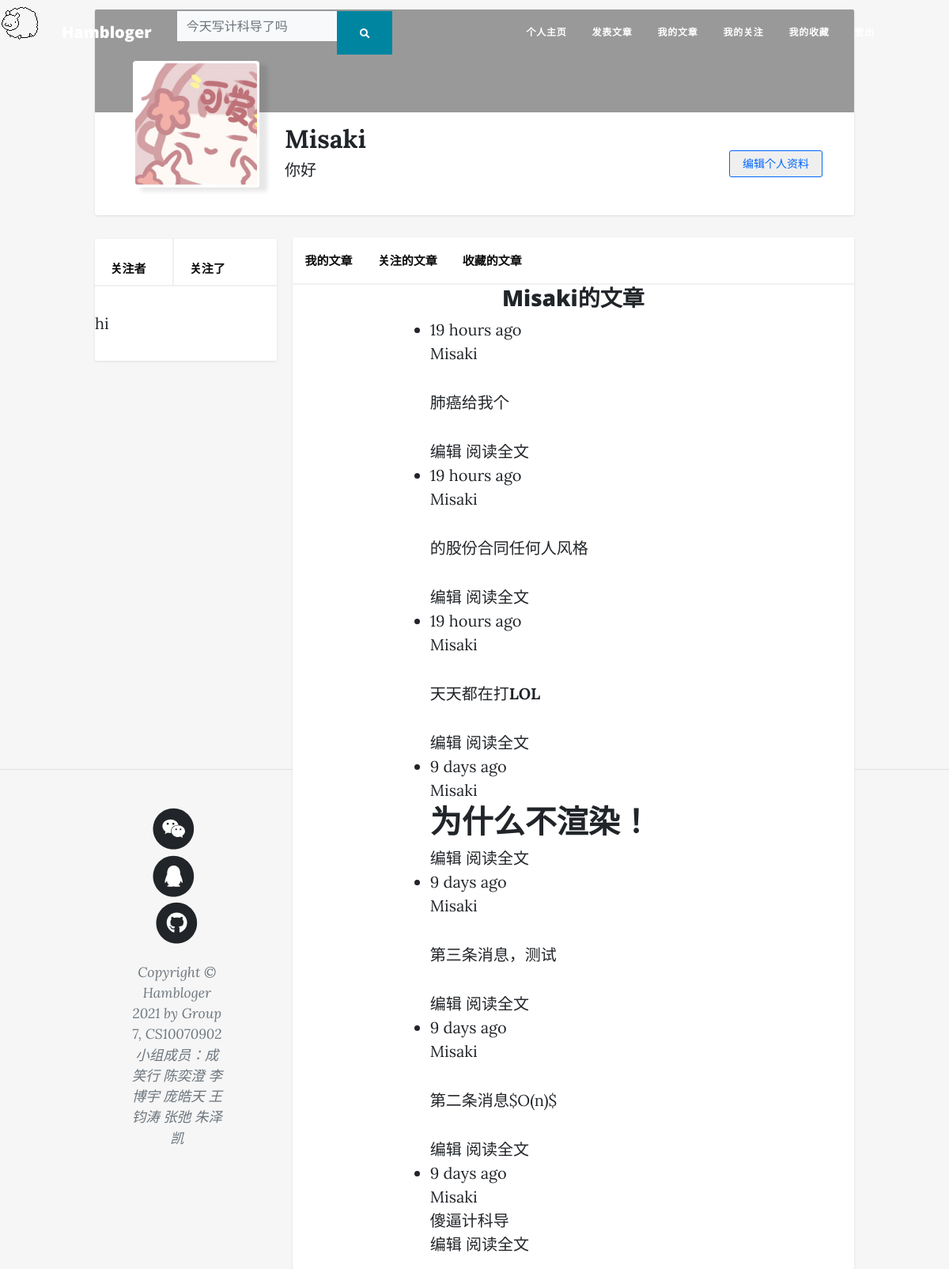
The app's page /user/Misaki (signed in) with its own data.
### app/models.py (models this page shows, shortened)
class User(UserMixin, db.Model):
    __tablename__ = 'users'
    id = db.Column(db.Integer, primary_key=True)
    email = db.Column(db.String(64), unique=True, index=True)
    username = db.Column(db.String(64), unique=True, index=True)
    role_id = db.Column(db.Integer, db.ForeignKey('roles.id'))  # 每一个用户只能有一个角色
    password_hash = db.Column(db.String(128))
    confirmed = db.Column(db.Boolean, default=True)
    name = db.Column(db.String(64))
    location = db.Column(db.String(64))
    about_me = db.Column(db.Text())
    member_since = db.Column(db.DateTime(), default=datetime.utcnow)
    last_seen = db.Column(db.DateTime(), default=datetime.utcnow)
    posts = db.relationship('Post', backref='author', lazy='dynamic')
    followed = db.relationship('Follow',
                               foreign_keys=[Follow.follower_id],
                               backref=db.backref('follower', lazy='joined'),
                               lazy='dynamic',
                               cascade='all, delete-orphan')
    followers = db.relationship('Follow',
                                foreign_keys=[Follow.followed_id],
                                backref=db.backref('followed', lazy='joined'),
                                lazy='dynamic',
                                cascade='all, delete-orphan')
    @property
    def password(self):
        raise AttributeError("Password is not a readable attribute")
    def can(self, perm):
        return self.role is not None and self.role.has_permission(perm)
    def is_administrator(self):
        return self.can(Permission.ADMIN)
    def ping(self):
        self.last_seen = datetime.utcnow()
        db.session.add(self)
        db.session.commit()

class Post(db.Model):
    __tablename__ = 'posts'
    id = db.Column(db.Integer, primary_key=True)
    body = db.Column(db.Text)
    body_html = db.Column(db.Text)
    timestamp = db.Column(db.DateTime, index=True, default=datetime.utcnow)
    author_id = db.Column(db.Integer, db.ForeignKey('users.id'))
    title = db.Column(db.String(64))
    sub_title = db.Column(db.String(64))

### app/main/views.py (the view)
@main.route('/user/<username>')
def user(username):
    user = User.query.filter_by(username=username).first()
    if user is None:
        abort(404)
    posts = user.posts.order_by(Post.timestamp.desc()).all()
    edit_post = Post.query.order_by(Post.id.desc()).first()
    return render_template('user.html', user=user, posts=posts, edit_post=edit_post)

### app/auth/views.py (called while the page is built)
@auth.before_app_request
def before_request():
    if current_user.is_authenticated:
        current_user.ping()
        if not current_user.confirmed and request.endpoint \
                and request.blueprint != 'auth' and request.endpoint != 'static':
            return redirect(url_for('auth.unconfirmed'))

### app/main/__init__.py (called while the page is built)
@main.app_context_processor
def inject_permissions():
    return dict(Permission=Permission)

### app/models.py (called while the page is built)
@login_manager.user_loader
def load_user(user_id):
    return User.query.get(int(user_id))

    def has_permission(self, perm):
        return self.permissions & perm == perm  # 使用位运算检查特定权限

### app/templates/user.html (shortened to what this page needs)
{% extends "base.html" %}
{% block head %}
<link href="{{ url_for('static',filename='css/user.css') }}" rel="stylesheet">
{% endblock %}
{% block page_content %}
<div class="page-container">
    <div class="user-container">
        <div class="user-cover-container">
        </div>
        <div class="user-profile-container">
            <div class="user-mask-container">
                <div class="user-mask">
                    <img src="{{url_for('static', filename='mask/test-1.jpeg')}}" class="user-mask-img">
                </div>
            </div>
            <div class="user-information-container">
                <div class="username-container">
                    <span class="username"> {{ user.name }} </span>
                </div>
                <div class="about_me-container">
                    {% if user.about_me %}<span class="about_me">{{ user.about_me }}</span>{% endif %}
                </div>
            </div>
            <div class="user-operation-container">
                {% if user == current_user %}
                <a href="{{ url_for('.edit_profile') }}">
                    <button type="button" class="edit-profile-button">
                        <span>编辑个人资料</span>
                    </button>
                </a>
                {% endif %}
            </div>
        </div>
    </div>
    <div class="content-container">
        <div class="main-content-container">
            <ul class="option-bar">
                <li class="option-item">
                    <a class="option-link" href="">
                        我的文章
                    </a>
                </li>
                <li class="option-item">
                    <a class = "option-link" href="">
                        关注的文章
                    </a>
                </li>
                <li class="option-item">
                    <a class="option-link" href="">
                        收藏的文章
                    </a>
                </li>
            </ul>
            <div class="main-content-box">
                <h3>
                    <div align="center">{{ user.username }}的文章</div>
                </h3>
                {% include '_posts.html' %}
            </div>
        </div>
        <div class="side-content-container">
            <ul class="side-content">
                <li class="side-content-left-item">
                    <a class = "option-link" href="{{ url_for('.followers', username=user.username) }}">
                        关注者 <span class="badge">{{ user.followers.count() - 1 }}</span>
                    </a>
                </li>
                <li class="side-content-right-item">
                    <a class = "option-link" href="{{ url_for('.followed_by', username=user.username) }}">
                        关注了 <span class="badge">{{ user.followed.count() - 1 }}</span>
                    </a>
                </li>
            </ul>
            <div class="side-content-bos">
                <p>
                hi
                </p>
            </div>
        </div>
    </div>
</div>
{% endblock %}

### app/templates/base.html (shortened to what this page needs)
<!DOCTYPE html>
<html lang="en">
<head>
    <link href="https://cdn.jsdelivr.net/npm/bootstrap-icons@1.5.0/font/bootstrap-icons.css" rel="stylesheet"/>
    <link href="{{ url_for('static', filename='css/admin.css') }}" rel="stylesheet"/>
    <link href="{{ url_for('static', filename='css/styles.css') }}" rel="stylesheet"/>
    <link href="{{ url_for('static', filename='css/base.css') }}" rel="stylesheet"/>
    {% block head %}
    {% endblock %}
</head>
<body id="page-top">
<nav class="navbar navbar-expand-lg navbar-light fixed-top py-2" id="mainNav">
    <div class="container px-4 px-lg-5">
        <a class="navbar-brand" href="/">Hambloger</a>
        <form class="d-none d-sm-inline-block form-inline mr-auto ml-md-3 my-2 my-md-0 mw-100 navbar-search">
            <div class="input-group">
                <input type="text" class="form-control bg-light border-0 small" placeholder="今天写计科导了吗"
                       aria-label="Search" aria-describedby="basic-addon2">
                <div class="input-group-append">
                    <button class="btn btn-primary" type="button">
                        <i class="fas fa-search fa-sm"></i>
                    </button>
                </div>
            </div>
        </form>
        <div class="collapse navbar-collapse" id="navbarResponsive">
            <ul class="navbar-nav nav nav-pills ms-auto py-4 py-lg-0">
                {% if current_user.is_authenticated %}
                <li class="nav-item">
                    <a class="nav-link px-lg-3 py-3 py-lg-4"
                       href="{{ url_for('main.user', username=current_user.username) }}">
                        <span>个人主页</span>
                    </a>
                </li>
                <li class="nav-item">
                    <a class="nav-link px-lg-3 py-3 py-lg-4"
                        href="{{ url_for('main.new', id=edit_post.id) }}">
                        <span>发表文章</span>
                    </a>
                </li>
                <li class="nav-item">
                    <a class="nav-link px-lg-3 py-3 py-lg-4" href="/">
                        <span>我的文章</span>
                    </a></li>
                <li class="nav-item">
                    <a class="nav-link px-lg-3 py-3 py-lg-4" href="/">
                        <span>我的关注</span>
                    </a>
                </li>
                <li class="nav-item">
                    <a class="nav-link px-lg-3 py-3 py-lg-4" href="/">
                        <span>我的收藏</span>
                    </a>
                </li>
                <li class="nav-item">
                    <a class="nav-link px-lg-3 py-3 py-lg-4" href="{{url_for('auth.logout')}}">
                        <span>登出</span>
                    </a>
                </li>
                {% endif %}
            </ul>
        </div>
    </div>
</nav>
<div class="main-container">
    {% block page_content %}
    {% endblock %}
</div>
<div class="mouse-follow"></div>
<footer class="border-top">
    <div class="container px-4 px-lg-5">
        <div class="row gx-4 gx-lg-5 justify-content-center">
            <div class="col-md-10 col-lg-8 col-xl-7">
                <ul class="list-inline text-center">
                    <li class="list-inline-item">
                        <a href="/">
                            <span class="fa-stack fa-lg">
                                <i class="fas fa-circle fa-stack-2x"></i>
                                <i class="fab fa-weixin fa-stack-1x fa-inverse"></i>
                            </span>
                        </a>
                    </li>
                    <li class="list-inline-item">
                        <a href="/">
                            <span class="fa-stack fa-lg">
                                <i class="fas fa-circle fa-stack-2x"></i>
                                <i class="fab fa-qq fa-stack-1x fa-inverse"></i>
                            </span>
                        </a>
                    </li>
                    <li class="list-inline-item">
                        <a href="https://github.com/vozeo/Hambloger">
                            <span class="fa-stack fa-lg">
                                <i class="fas fa-circle fa-stack-2x"></i>
                                <i class="fab fa-github fa-stack-1x fa-inverse"></i>
                            </span>
                        </a>
                    </li>
                </ul>
                <div class="small text-center text-muted fst-italic">Copyright &copy; Hambloger 2021 by Group 7,
                    CS10070902
                </div>
                <div class="small text-center text-muted fst-italic">小组成员：成笑行 陈奕澄 李博宇 庞皓天 王钧涛 张弛 朱泽凯</div>
            </div>
        </div>
    </div>
</footer>
</body>
</html>

### app/templates/_posts.html (shortened to what this page needs)
{% block head %}
    <link href="{{ url_for('static',filename='css/post.css') }}" rel="stylesheet">
{% endblock %}
<ul class='posts'>
    {% for post in posts %}
    <li class='post'>
        <div class="post-content">
            <div class="post-date">{{ moment(post.timestamp).fromNow() }}</div>
            <div class="post-author">
                <a href="{{ url_for('.user', username=post.author.username) }}">
                    {{ post.author.username }}
                </a>
            </div>
            <div class="post-body">
                {% if post.body_html %}
                    {{ post.body_html | safe }}
                {% else %}
                    {{ post.body }}
                {% endif %}
            </div>
            <div class="post-footer">
                {% if current_user == post.author %}
                <a href="{{ url_for('.edit', id=post.id) }}">
                    <span class="label label-primary">编辑</span>
                </a>
                {% endif %}
                <a href="{{ url_for('.post', id=post.id) }}">
                    <span class="label label-default">阅读全文</span>
                </a>
            </div>
        </div>
    </li>
    {% endfor %}
</ul>

### app/static/css/base.css (style rules this page uses)
body { background-color: rgb(246, 246, 246); margin: 0; padding: 0; }
div { margin: 0; padding: 0; display: block; }
.navbar { position: relative; top: -5px; left: -5px; width: 100%; margin: 0; padding: 0; display: block; }
footer { text-align: center; }
.mouse-follow { width: 50px; height: 50px; position: absolute; background-image: url('../icons/goat.gif'); background-size: cover; }
.page-container { display: block; margin-left: 15%; margin-right: 15%; width: 70%; }

### app/static/css/user.css (style rules this page uses)
.page-container { display: block; margin-left: 10%; margin-right: 10%; width: 80%; }
.user-container { display: block; background-color: rgb(255, 255, 255); margin-top: 12px; height: 260px; box-shadow: 0 1px 3px rgba(18, 18, 18, .1); border-radius: 2px; }
.user-cover-container { background-color: rgb(153, 153, 153); border-top-left-radius: 2px; border-top-right-radius: 2px; height: 50%; }
.user-profile-container { height: 50%; border-bottom-left-radius: 2px; border-bottom-right-radius: 2px; }
.user-mask-container { float: left; position: relative; top: -50%; left: 5%; width: 160px; height: 160px; }
.user-mask { background-color: rgb(255, 255, 255); width: 160px; height: 160px; box-shadow: 10px 5px 5px rgba(18, 18, 18, .1); border-radius: 4px; }
.user-mask-img { margin: 2%; width: 96%; height: 96%; border-radius: 4px; }
.user-information-container { float: left; margin-top: 10px; margin-left: 80px; width: 450px; }
.username { font-size: 32px; font-weight: 900; }
.about_me-container { height: 30px; overflow: hidden; }
.about_me { font-size: 20px; font-weight: 400; }
.user-operation-container { margin-top: 5%; float: right; }
.user-operation-container button { margin-right: 40px; padding: 0 16px; font-size: 14px; line-height: 32px; text-align: center; cursor: pointer; border: 1px solid; border-radius: 3px; }
.edit-profile-button { color: #06f; border-color: #06f; }
.content-container { margin-left: 0; height: 700px; }
.main-content-container { float: right; background-color: rgb(255, 255, 255); margin-top: 28px; box-shadow: 0 1px 3px rgba(18, 18, 18, .1); border-radius: 2px; width: 74%; }
.option-bar { background-color: rgb(255, 255, 255); border-bottom: 2px solid rgb(240, 240, 240) ; height: 60px; line-height: 60px; list-style-type: none; margin: 0; padding: 0; overflow: hidden; position: -webkit-sticky; position: sticky; top: 0; }
.option-item { float: left; font-size: 15px; font-weight: 600; }
.option-item a { display: inline; padding: 16px; }
.option-link { text-decoration: none; color: rgb(12, 12, 12); }
.main-content-box { background-color: rgb(255, 255, 255); }
.side-content-container { float: left; background-color: rgb(255, 255, 255); margin-top: 0; box-shadow: 0 1px 3px rgba(18, 18, 18, .1); border-radius: 2px; width: 24%; }
.side-content { list-style-type: none; margin: 0; padding: 0; overflow: hidden; border-bottom: 2px solid rgb(240, 240, 240) ; height: 60px; line-height: 60px; }
.side-content-left-item { margin-left: 5%; float: left; font-size: 15px; font-weight: 600; border-right: 2px solid rgb(240, 240, 240) ; }
.side-content-left-item a { display: block; padding: 8px; }
.side-content-right-item { margin-left: 5%; float: left; font-size: 15px; font-weight: 600; }
.side-content-right-item a { display: block; padding: 8px; }

### app/static/css/post.css (style rules this page uses)
.posts { margin-left: 20%; width: 60%; }

### records on screen
User: name "Misaki", about_me "你好", username "Misaki"
Post: timestamp "19 hours ago", author.username "Misaki", body_html "肺癌给我个"
Post: timestamp "19 hours ago", author.username "Misaki", body_html "的股份合同任何人风格"
Post: timestamp "19 hours ago", author.username "Misaki", body_html "天天都在打 LOL"
Post: timestamp "9 days ago", author.username "Misaki", body_html "为什么不渲染！"
Post: timestamp "9 days ago", author.username "Misaki", body_html "第三条消息，测试"
Post: timestamp "9 days ago", author.username "Misaki", body_html "第二条消息$O(n)$"
Post: timestamp "9 days ago", author.username "Misaki", body "傻逼计科导"
